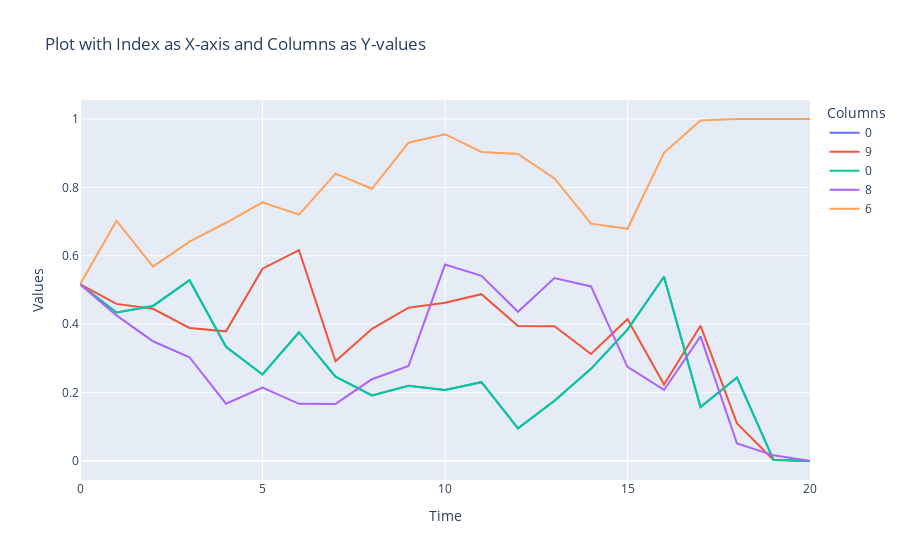

The notebook cell this image was saved under:
### Code cell
fig = go.Figure()

# Add traces for each column
for column in deltas.columns[values]:
    fig.add_trace(go.Scatter(x=deltas.index, y=deltas[column], mode='lines', name=column))

# Update layout
fig.update_layout(
    title='Plot with Index as X-axis and Columns as Y-values',
    xaxis_title='Time',
    yaxis_title='Values',
    template='plotly',
    legend=dict(title='Columns'),
)

# Show the plot
fig.show()

### Figure 1 — Plotly figure (JSON) as saved in the notebook; plotly's stock layout.template omitted (floating-point values rounded to 4 significant figures)
{"data": [{"mode": "lines", "name": "0", "type": "scatter", "x": [0, 1, 2, 3, 4, 5, 6, 7, 8, 9, 10, 11, 12, 13, 14, 15, 16, 17, 18, 19, 20], "y": [0.5169, 0.4342, 0.4534, 0.5284, 0.3338, 0.253, 0.3765, 0.2468, 0.1918, 0.2199, 0.2075, 0.2303, 0.09572, 0.1761, 0.2694, 0.3841, 0.5387, 0.1577, 0.244, 0.003343, 0]}, {"mode": "lines", "name": "9", "type": "scatter", "x": [0, 1, 2, 3, 4, 5, 6, 7, 8, 9, 10, 11, 12, 13, 14, 15, 16, 17, 18, 19, 20], "y": [0.5169, 0.4594, 0.4451, 0.3889, 0.3791, 0.5624, 0.6164, 0.2917, 0.3866, 0.4484, 0.4626, 0.4878, 0.3948, 0.394, 0.3127, 0.4145, 0.2239, 0.3957, 0.1097, 0.003247, 0]}, {"mode": "lines", "name": "0", "type": "scatter", "x": [0, 1, 2, 3, 4, 5, 6, 7, 8, 9, 10, 11, 12, 13, 14, 15, 16, 17, 18, 19, 20], "y": [0.5169, 0.4342, 0.4534, 0.5284, 0.3338, 0.253, 0.3765, 0.2468, 0.1918, 0.2199, 0.2075, 0.2303, 0.09572, 0.1761, 0.2694, 0.3841, 0.5387, 0.1577, 0.244, 0.003343, 0]}, {"mode": "lines", "name": "8", "type": "scatter", "x": [0, 1, 2, 3, 4, 5, 6, 7, 8, 9, 10, 11, 12, 13, 14, 15, 16, 17, 18, 19, 20], "y": [0.5169, 0.4257, 0.3501, 0.3035, 0.1675, 0.215, 0.1673, 0.167, 0.239, 0.2777, 0.5742, 0.5415, 0.4362, 0.5348, 0.5105, 0.2754, 0.2077, 0.3645, 0.0512, 0.01655, 0]}, {"mode": "lines", "name": "6", "type": "scatter", "x": [0, 1, 2, 3, 4, 5, 6, 7, 8, 9, 10, 11, 12, 13, 14, 15, 16, 17, 18, 19, 20], "y": [0.5169, 0.7025, 0.5685, 0.6412, 0.6966, 0.7564, 0.7203, 0.8402, 0.7959, 0.9307, 0.9555, 0.9038, 0.898, 0.8261, 0.6939, 0.679, 0.9013, 0.9959, 1.0, 1.0, 1]}], "layout": {"legend": {"title": {"text": "Columns"}}, "title": {"text": "Plot with Index as X-axis and Columns as Y-values"}, "xaxis": {"title": {"text": "Time"}}, "yaxis": {"title": {"text": "Values"}}}}
